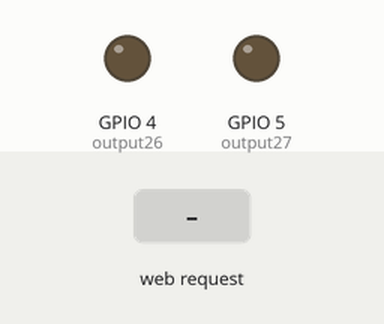
Simulated run of this sketch. Board: ESP32. On the bench: output pins drawn as LEDs (lit = HIGH). The inputs (shaded band) are chosen by the test bench. WiFi joins after 1.5 s; servers stay silent unless stated; what the sketch prints to the serial monitor is not drawn.

Above: at 2.7 s.
2.8 s: HTTP request GET /26/on received
At 3.8 s:
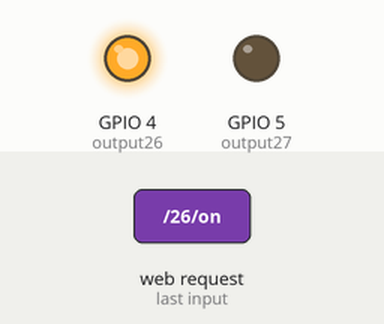
4.3 s: HTTP request GET /27/on received
At 4.9 s:
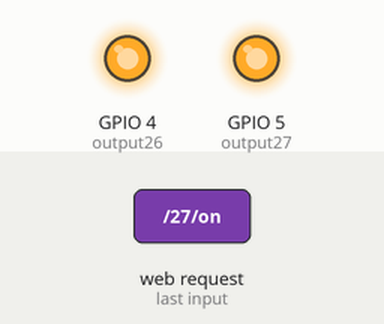
5.8 s: HTTP request GET /26/off received
At 7.0 s:
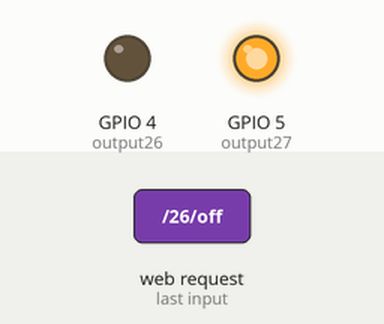
7.3 s: HTTP request GET /27/off received
At 8.4 s:
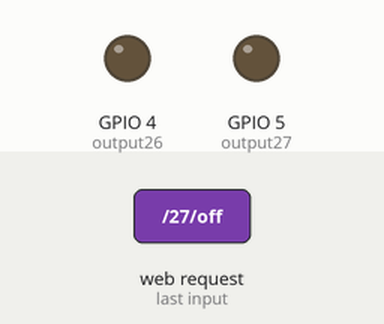
Timing chart, 0 to 9.8 s (numbered marks = the images above; inputs shaded):
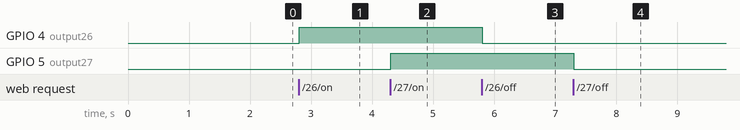

The sketch:

howdyhackv1.ino
```cpp
/*********
  Rui Santos
  Complete project details at https://randomnerdtutorials.com
*********/

// Load Wi-Fi library
#include <WiFi.h>

// Replace with your network credentials
const char* ssid = "TAMU_IoT";

// Set web server port number to 80
WiFiServer server(80);

// Variable to store the HTTP request
String header;

// Auxiliar variables to store the current output state
String output26State = "off";
String output27State = "off";

// Assign output variables to GPIO pins
const int output26 = 4;
const int output27 = 5;

// Current time
unsigned long currentTime = millis();
// Previous time
unsigned long previousTime = 0;
// Define timeout time in milliseconds (example: 2000ms = 2s)
const long timeoutTime = 2000;

void setup() {
  Serial.begin(115200);
  // Initialize the output variables as outputs
  pinMode(output26, OUTPUT);
  pinMode(output27, OUTPUT);
  // Set outputs to LOW
  digitalWrite(output26, LOW);
  digitalWrite(output27, LOW);

  // Connect to Wi-Fi network with SSID and password
  Serial.print("Connecting to ");
  Serial.println(ssid);
  WiFi.begin(ssid);
  while (WiFi.status() != WL_CONNECTED) {
    delay(500);
    Serial.print(".");
  }
  // Print local IP address and start web server
  Serial.println("");
  Serial.println("WiFi connected.");
  Serial.println("IP address: ");
  Serial.println(WiFi.localIP());
  server.begin();


}

void loop(){
  WiFiClient client = server.available();   // Listen for incoming clients

  if (client) {                             // If a new client connects,
    currentTime = millis();
    previousTime = currentTime;
    Serial.println("New Client.");          // print a message out in the serial port
    String currentLine = "";                // make a String to hold incoming data from the client
    while (client.connected() && currentTime - previousTime <= timeoutTime) {  // loop while the client's connected
      currentTime = millis();
      if (client.available()) {             // if there's bytes to read from the client,
        char c = client.read();             // read a byte, then
        Serial.write(c);                    // print it out the serial monitor
        header += c;
        if (c == '\n') {                    // if the byte is a newline character
          // if the current line is blank, you got two newline characters in a row.
          // that's the end of the client HTTP request, so send a response:
          if (currentLine.length() == 0) {
            // HTTP headers always start with a response code (e.g. HTTP/1.1 200 OK)
            // and a content-type so the client knows what's coming, then a blank line:
            client.println("HTTP/1.1 200 OK");
            client.println("Content-type:text/html");
            client.println("Connection: close");
            client.println();

            // turns the GPIOs on and off
            if (header.indexOf("GET /26/on") >= 0) {
              Serial.println("GPIO 26 on");
              output26State = "on";
              digitalWrite(output26, HIGH);
            } else if (header.indexOf("GET /26/off") >= 0) {
              Serial.println("GPIO 26 off");
              output26State = "off";
              digitalWrite(output26, LOW);
            } else if (header.indexOf("GET /27/on") >= 0) {
              Serial.println("GPIO 27 on");
              output27State = "on";
              digitalWrite(output27, HIGH);
            } else if (header.indexOf("GET /27/off") >= 0) {
              Serial.println("GPIO 27 off");
              output27State = "off";
              digitalWrite(output27, LOW);
            }

            // Display the HTML web page
            client.println("<!DOCTYPE html><html>");
            client.println("<head><meta name=\"viewport\" content=\"width=device-width, initial-scale=1\">");
            client.println("<link rel=\"icon\" href=\"data:,\">");
            // CSS to style the on/off buttons
            // Feel free to change the background-color and font-size attributes to fit your preferences
            client.println("<style>html { font-family: Helvetica; display: inline-block; margin: 0px auto; text-align: center;}");
            client.println(".button { background-color: #4CAF50; border: none; color: white; padding: 16px 40px;");
            client.println("text-decoration: none; font-size: 30px; margin: 2px; cursor: pointer;}");
            client.println(".button2 {background-color: #555555;}</style></head>");

            // Web Page Heading
            client.println("<body><h1>ESP32 Web Server</h1>");

            // Display current state, and ON/OFF buttons for GPIO 26
            client.println("<p>GPIO 26 - State " + output26State + "</p>");
            // If the output26State is off, it displays the ON button
            if (output26State=="off") {
              client.println("<p><a href=\"/26/on\"><button class=\"button button2\">OFF</button></a></p>");
            } else {
              client.println("<p><a href=\"/26/off\"><button class=\"button\">ON</button></a></p>");

            }

            // Display current state, and ON/OFF buttons for GPIO 27
            client.println("<p>GPIO 27 - State " + output27State + "</p>");
            // If the output27State is off, it displays the ON button
            if (output27State=="off") {

              client.println("<p><a href=\"/27/on\"><button class=\"button button2\">OFF</button></a></p>");
            } else {
              client.println("<p><a href=\"/27/off\"><button class=\"button\">ON</button></a></p>");

            }
            client.println("</body></html>");

            // The HTTP response ends with another blank line
            client.println();
            // Break out of the while loop
            break;
          } else { // if you got a newline, then clear currentLine
            currentLine = "";
          }
        } else if (c != '\r') {  // if you got anything else but a carriage return character,
          currentLine += c;      // add it to the end of the currentLine
        }
      }
    }
    // Clear the header variable
    header = "";
    // Close the connection
    client.stop();
    Serial.println("Client disconnected.");
    Serial.println("");
  }
}
```

Measured:
- after the input at 2.8 s, GPIO 4 (output26): LOW → HIGH at once
- after the input at 4.3 s, GPIO 5 (output27): LOW → HIGH at once
- after the input at 5.8 s, GPIO 4 (output26): HIGH → LOW at once
- after the input at 7.3 s, GPIO 5 (output27): HIGH → LOW at once
